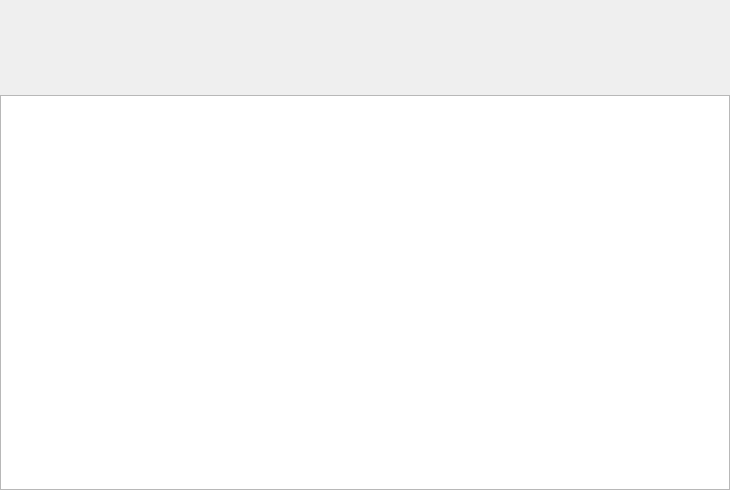
<?xml version="1.0" encoding="UTF-8"?>
<ui version="4.0">
 <class>widget</class>
 <widget class="QWidget" name="widget">
  <property name="geometry">
   <rect>
    <x>0</x>
    <y>0</y>
    <width>730</width>
    <height>490</height>
   </rect>
  </property>
  <property name="minimumSize">
   <size>
    <width>730</width>
    <height>490</height>
   </size>
  </property>
  <property name="maximumSize">
   <size>
    <width>730</width>
    <height>490</height>
   </size>
  </property>
  <property name="windowTitle">
   <string>Form</string>
  </property>
  <widget class="Dtk::Widget::DFrame" name="columnDfrm">
   <property name="geometry">
    <rect>
     <x>0</x>
     <y>50</y>
     <width>730</width>
     <height>40</height>
    </rect>
   </property>
  </widget>
  <widget class="QListWidget" name="listWidget">
   <property name="geometry">
    <rect>
     <x>0</x>
     <y>95</y>
     <width>730</width>
     <height>395</height>
    </rect>
   </property>
  </widget>
  <widget class="Dtk::Widget::DFrame" name="conDfrm">
   <property name="geometry">
    <rect>
     <x>0</x>
     <y>0</y>
     <width>730</width>
     <height>45</height>
    </rect>
   </property>
  </widget>
 </widget>
 <customwidgets>
  <customwidget>
   <class>Dtk::Widget::DFrame</class>
   <extends>QFrame</extends>
   <header>DFrame</header>
  </customwidget>
 </customwidgets>
 <resources/>
 <connections/>
</ui>
